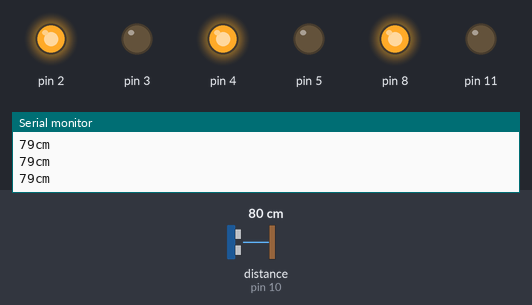
The sketch below on a simulated Arduino Uno, built with avr-gcc and run on an emulated ATmega328P. On the bench: output pins drawn as LEDs (lit = HIGH), the last lines printed to the serial monitor. Wiring (inferred from the names in the program): ultrasonic range finder: trigger pin 9; echo pin 10. Dashed ring = blinking. The inputs (shaded band) are chosen by the test bench; at power-on: distance to the obstacle (sensor on pin 10) 80 cm. The echo pulse lasts 58.3 µs per cm; pins used as bus, display or sensor lines are not drawn.

Above: at 1.2 s.
1.3 s: distance to the obstacle (sensor on pin 10) set to 28 cm
2.8 s: distance to the obstacle (sensor on pin 10) set to 24 cm
At 3.01 s:
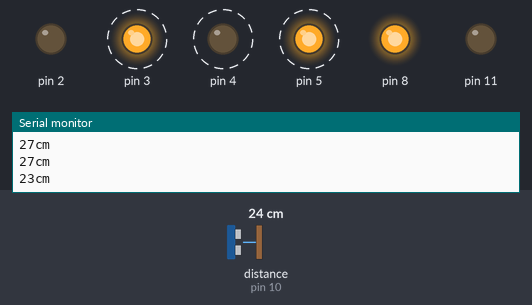
5.8 s: distance to the obstacle (sensor on pin 10) set to 35 cm
At 6.3 s:
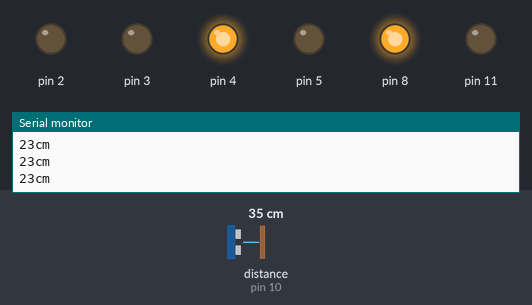
7.9 s: distance to the obstacle (sensor on pin 10) set to 2 cm
At 8.1 s:
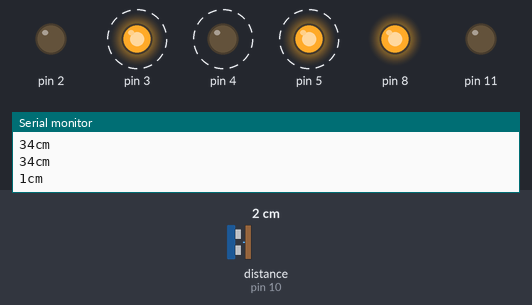
Timing chart, 0 to 11.9 s (numbered marks = the images above; inputs shaded):
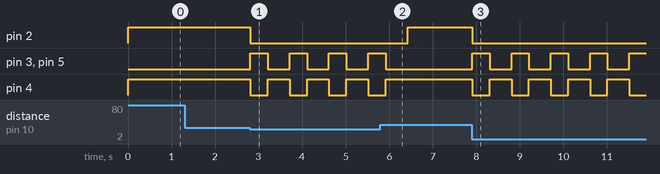

Measured:
- the behaviour switches between 26 and 25 cm on distance to the obstacle (sensor on pin 10) (found by bisection; images 0 and 1)
- after the input at 2.8 s, pin 2: HIGH → LOW at once; pin 3, pin 5: alternates HIGH for 0.40 s and LOW for 0.50 s, starting at once; pin 4: alternates HIGH for 0.50 s and LOW for 0.40 s, starting at once
- after the input at 5.8 s, pin 2: LOW → HIGH after 0.62 s; pin 3, pin 5: goes on until 5.9 s, then stays LOW; pin 4: goes on until 5.9 s, then stays HIGH
- after the input at 7.9 s, pin 2: HIGH → LOW at once; pin 3, pin 5: alternates HIGH for 0.40 s and LOW for 0.50 s, starting at once; pin 4: alternates HIGH for 0.50 s and LOW for 0.40 s, starting at once

The sketch:

_9_Ultrasonic_Obstacle_avoider.ino
```cpp
#define trigPin 9
#define echoPin 10

void setup()
{
  Serial.begin(9600);
  pinMode(2,OUTPUT);pinMode(3,OUTPUT);pinMode(4,OUTPUT);pinMode(5,OUTPUT);
  pinMode(trigPin,OUTPUT);
  pinMode(echoPin,INPUT);
  pinMode(8,OUTPUT);
  pinMode(11,OUTPUT);
  digitalWrite(8,HIGH);
  digitalWrite(11,LOW);
}

void loop()
{
  int duration, distance;
  digitalWrite(trigPin,HIGH);
  delayMicroseconds(1000);
  digitalWrite(trigPin,LOW);
  duration = pulseIn(echoPin,HIGH);
  distance= (duration/2)/29.1;
  Serial.print(distance);
  Serial.println("cm");

if(distance>=25)
{digitalWrite(2,HIGH); digitalWrite(3,LOW); digitalWrite(4,HIGH); digitalWrite(5,LOW);
}
else
{ digitalWrite(2,LOW); digitalWrite(3,HIGH); digitalWrite(4,LOW); digitalWrite(5,HIGH); delay(400);
  digitalWrite(2,LOW); digitalWrite(3,LOW); digitalWrite(4,HIGH); digitalWrite(5,LOW);delay(500);}

}
```
